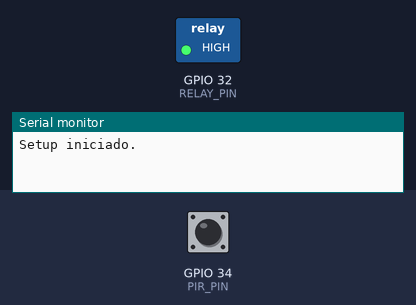
Simulated run of this sketch. Board: ESP32. On the bench: switched loads named in the sketch (green lamp = pin HIGH), the last lines printed to the serial monitor. Inputs (shaded band) come from the test bench; at power-on: GPIO 34 (PIR_PIN) HIGH.

Above: at 1.2 s.
1.3 s: GPIO 34 (PIR_PIN) pulsed LOW 2 times (0.12 s each, 0.3 s apart)
At 2.2 s:
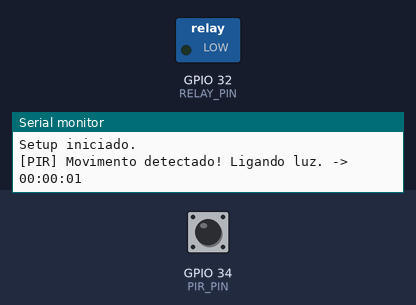
Timing chart, 0 to 13.2 s (numbered marks = the images above; inputs shaded):
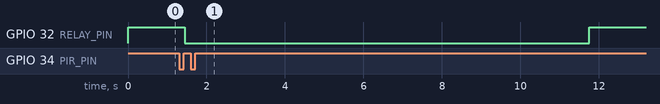

The sketch:

sketch_pir.ino
```cpp
#include <stdio.h>
#include <Arduino.h>

#define RELAY_ON LOW
#define RELAY_OFF HIGH

void pir_manager_task(void *pvParameter);
void IRAM_ATTR sensor_isr_handler();
String getRuntimeFormatted();


const int RELAY_PIN = 32;


const int PIR_PIN = 34;
SemaphoreHandle_t pirSemaphore = NULL;


String getRuntimeFormatted() {  //Função que simula um relógio baseado no tempo ligado (Offline)
  unsigned long t = millis();
  unsigned long segundos = t / 1000;
  unsigned long minutos = (segundos / 60) % 60;
  unsigned long horas = (segundos / 3600);
  segundos = segundos % 60;

  char timeStringBuff[20];
  // Formata como HH:MM:SS
  sprintf(timeStringBuff, "%02lu:%02lu:%02lu", horas, minutos, segundos);
  return String(timeStringBuff);
}

void pir_manager_task(void *pvParameter) {
  unsigned long lastActivityTime = 0;
  bool isPresenceActive = false;

  while (1) {
    if (xSemaphoreTake(pirSemaphore, 0) == pdTRUE) {
      lastActivityTime = millis();

      if (!isPresenceActive) {
        isPresenceActive = true;
        Serial.print("[PIR] Movimento detectado! Ligando luz. -> ");
        Serial.println(getRuntimeFormatted());
        digitalWrite(RELAY_PIN, RELAY_ON);
      }
    }

    if (isPresenceActive && (millis() - lastActivityTime > 10000)) {
      isPresenceActive = false;
      Serial.print("[PIR] Inatividade. Desligando luz.      -> ");
      Serial.println(getRuntimeFormatted());
      digitalWrite(RELAY_PIN, RELAY_OFF);
    }

    vTaskDelay(pdMS_TO_TICKS(50));
  }
}

void IRAM_ATTR sensor_isr_handler() {
  BaseType_t xHigherPriorityTaskWoken = pdFALSE;                  //Variável de controle
  xSemaphoreGiveFromISR(pirSemaphore, &xHigherPriorityTaskWoken); //Entrega o semáforo para análise de prioridade
  if (xHigherPriorityTaskWoken) {                                 //Se true, a task do pir está pronta
    portYIELD_FROM_ISR();                                         //Interrompe o que está fazendo e vai para a task do pir
  }
}

void setup() {
  Serial.begin(115200);
  Serial.println("Setup iniciado.");

  pinMode(RELAY_PIN, OUTPUT);
  pinMode(PIR_PIN, INPUT);

  digitalWrite(RELAY_PIN, RELAY_OFF);

  pirSemaphore = xSemaphoreCreateBinary();
  attachInterrupt(
    digitalPinToInterrupt(PIR_PIN), //digitalPinToInterrupt traduz o número do pino para o número da interrupção
    sensor_isr_handler,             //Função para executar quando ocorrer a interrupção(sem parâmetros e sem retorno)
    RISING);                        //Gatilho dispara quando o sinal vai de baixo para alto (RISING).

  xTaskCreate(
    &pir_manager_task,  //função da task
    "pir_task",         //nome
    4096,               //tamanho
    NULL,               //ponteiro para os parâmetros
    5,                  //prioridade
    NULL);              //ponteiro para o handler da task
}

void loop() {
  delay(1000);
}
```

Measured:
- after the input at 1.3 s, GPIO 32 (RELAY_PIN): HIGH → LOW after 0.15 s, → HIGH 10.3 s later
